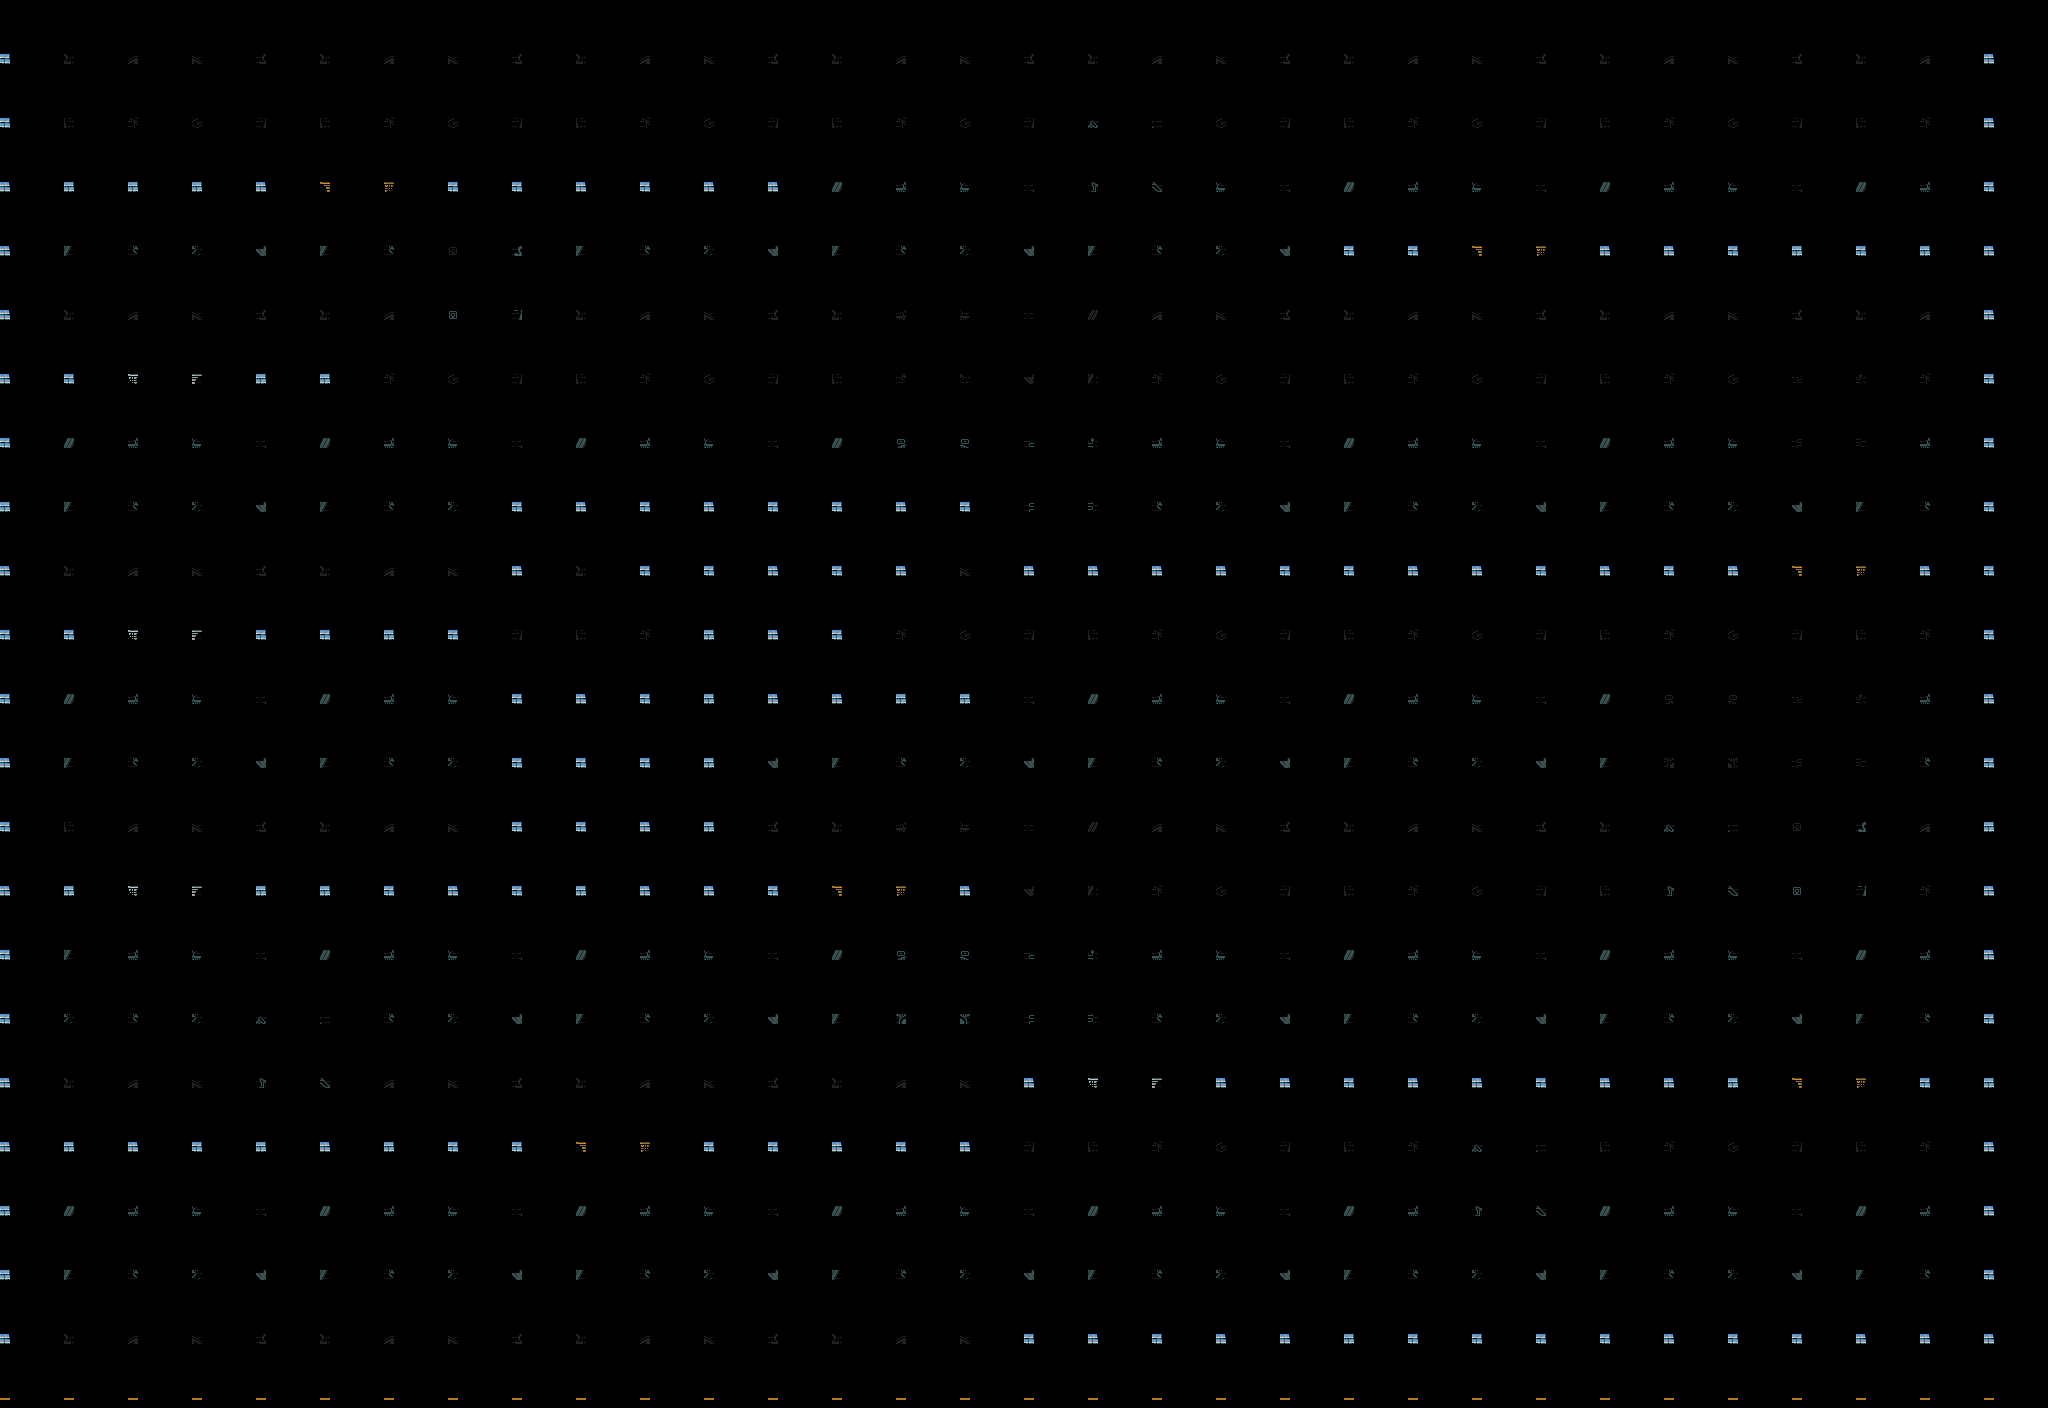

The image is a tile-based game level rendered from a .tmx file. Its description and source (layers, tilesets, objects; grid data summarised) follow:
An orthogonal 32x22 tile map with 64x64 px tiles, 2 tile layers (back, front), 1 hidden layer not drawn and 16 objects (5x Picker, 4x Jewel, 2x Door, 2x Mummy, Dagger, ...).

<map height="22" infinite="0" nextlayerid="4" nextobjectid="36" orientation="orthogonal" renderorder="right-down" tiledversion="1.11.2" tileheight="64" tilewidth="64" version="1.10" width="32">
 <tileset firstgid="1" source="tiles_new.tsx" />
 <layer height="22" id="1" name="back" width="32">
  <data>[704 cells, 704 non-empty, 48 distinct tile ids]</data>
 </layer>
 <layer height="22" id="2" locked="1" name="front" width="32">
  <data>[704 cells, 216 non-empty, 8 distinct tile ids]</data>
 </layer>
 <layer height="22" id="3" name="stairs" visible="0" width="32">
  <data>[704 cells, 68 non-empty, 4 distinct tile ids]</data>
 </layer>
 <objectgroup id="3" name="items" visible="0">
  <object gid="137" height="64" id="1" type="Dagger" width="64" x="1024" y="1280">
   <properties>
    <property name="p0" value="137" />
   </properties>
  </object>
  <object gid="138" height="64" id="2" type="Picker" width="64" x="128" y="448">
   <properties>
    <property name="p0" value="138" />
   </properties>
  </object>
  <object gid="138" height="64" id="3" type="Picker" width="64" x="128" y="960">
   <properties>
    <property name="p0" value="138" />
   </properties>
  </object>
  <object gid="138" height="64" id="4" type="Picker" width="64" x="64" y="1344">
   <properties>
    <property name="p0" value="138" />
   </properties>
  </object>
  <object gid="138" height="64" id="5" type="Picker" width="64" x="1856" y="1152">
   <properties>
    <property name="p0" value="138" />
   </properties>
  </object>
  <object gid="138" height="64" id="6" type="Picker" width="64" x="1920" y="192">
   <properties>
    <property name="p0" value="138" />
   </properties>
  </object>
  <object gid="131" height="64" id="7" type="Jewel" width="64" x="1728" y="192">
   <properties>
    <property name="p0" value="131" />
   </properties>
  </object>
  <object gid="136" height="64" id="8" type="Jewel" width="64" x="896" y="832">
   <properties>
    <property name="p0" value="136" />
   </properties>
  </object>
  <object gid="132" height="64" id="9" type="Jewel" width="64" x="960" y="640">
   <properties>
    <property name="p0" value="132" />
   </properties>
  </object>
  <object gid="135" height="64" id="10" type="Jewel" width="64" x="576" y="640">
   <properties>
    <property name="p0" value="135" />
   </properties>
  </object>
  <object gid="127" height="64" id="11" type="Door" width="64" x="1664" y="896">
   <properties>
    <property name="p0" value="0" />
   </properties>
  </object>
  <object gid="127" height="64" id="12" type="Door" width="64" x="704" y="1216">
   <properties>
    <property name="p0" value="1" />
   </properties>
  </object>
  <object gid="122" height="64" id="33" type="Mummy" width="64" x="512" y="1088">
   <properties>
    <property name="p0" value="0" />
   </properties>
  </object>
  <object gid="126" height="64" id="34" type="Mummy" width="64" x="1536" y="192">
   <properties>
    <property name="p0" value="4" />
   </properties>
  </object>
  <object gid="128" height="64" id="35" type="Wall" width="64" x="192" y="1152">
   <properties>
    <property name="p0" value="0" />
   </properties>
  </object>
  <object gid="129" height="64" id="36" type="Activator" width="64" x="256" y="1344">
   <properties>
    <property name="p0" value="0" />
   </properties>
  </object>
 </objectgroup>
</map>
